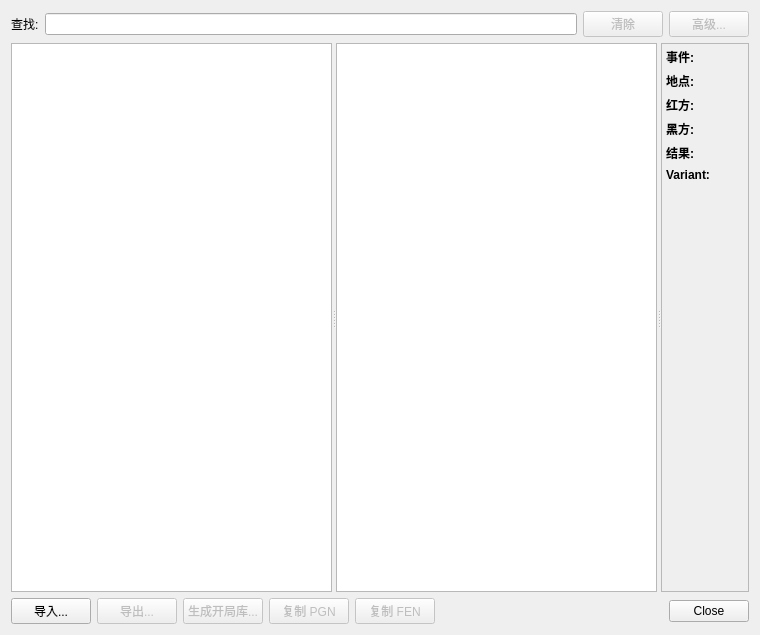
<?xml version="1.0" encoding="UTF-8"?>
<ui version="4.0">
 <class>GameDatabaseDialog</class>
 <widget class="QDialog" name="GameDatabaseDialog">
  <property name="geometry">
   <rect>
    <x>0</x>
    <y>0</y>
    <width>760</width>
    <height>635</height>
   </rect>
  </property>
  <property name="windowTitle">
   <string>游戏对局数据库</string>
  </property>
  <layout class="QGridLayout" name="gridLayout">
   <item row="0" column="0">
    <layout class="QHBoxLayout" name="horizontalLayout_2">
     <item>
      <widget class="QLabel" name="label">
       <property name="text">
        <string>查找:</string>
       </property>
       <property name="buddy">
        <cstring>m_searchEdit</cstring>
       </property>
      </widget>
     </item>
     <item>
      <widget class="QLineEdit" name="m_searchEdit"/>
     </item>
     <item>
      <widget class="QPushButton" name="m_clearBtn">
       <property name="enabled">
        <bool>false</bool>
       </property>
       <property name="text">
        <string>清除</string>
       </property>
      </widget>
     </item>
     <item>
      <widget class="QPushButton" name="m_advancedSearchBtn">
       <property name="enabled">
        <bool>false</bool>
       </property>
       <property name="text">
        <string>高级...</string>
       </property>
      </widget>
     </item>
    </layout>
   </item>
   <item row="2" column="0">
    <layout class="QHBoxLayout" name="horizontalLayout_3">
     <item>
      <widget class="QPushButton" name="m_importBtn">
       <property name="text">
        <string>导入...</string>
       </property>
      </widget>
     </item>
     <item>
      <widget class="QPushButton" name="m_exportBtn">
       <property name="enabled">
        <bool>false</bool>
       </property>
       <property name="toolTip">
        <string>Export filtered games in PGN format</string>
       </property>
       <property name="text">
        <string>导出...</string>
       </property>
      </widget>
     </item>
     <item>
      <widget class="QPushButton" name="m_createOpeningBookBtn">
       <property name="enabled">
        <bool>false</bool>
       </property>
       <property name="text">
        <string>生成开局库...</string>
       </property>
      </widget>
     </item>
     <item>
      <widget class="QPushButton" name="m_copyGameBtn">
       <property name="enabled">
        <bool>false</bool>
       </property>
       <property name="sizePolicy">
        <sizepolicy hsizetype="Minimum" vsizetype="Fixed">
         <horstretch>0</horstretch>
         <verstretch>0</verstretch>
        </sizepolicy>
       </property>
       <property name="text">
        <string>复制 PGN</string>
       </property>
      </widget>
     </item>
     <item>
      <widget class="QPushButton" name="m_copyFenBtn">
       <property name="enabled">
        <bool>false</bool>
       </property>
       <property name="sizePolicy">
        <sizepolicy hsizetype="Minimum" vsizetype="Fixed">
         <horstretch>0</horstretch>
         <verstretch>0</verstretch>
        </sizepolicy>
       </property>
       <property name="text">
        <string>复制 FEN</string>
       </property>
      </widget>
     </item>
     <item>
      <spacer name="horizontalSpacer_3">
       <property name="orientation">
        <enum>Qt::Horizontal</enum>
       </property>
       <property name="sizeType">
        <enum>QSizePolicy::Expanding</enum>
       </property>
       <property name="sizeHint" stdset="0">
        <size>
         <width>40</width>
         <height>20</height>
        </size>
       </property>
      </spacer>
     </item>
     <item>
      <widget class="QDialogButtonBox" name="buttonBox">
       <property name="standardButtons">
        <set>QDialogButtonBox::Close</set>
       </property>
      </widget>
     </item>
    </layout>
   </item>
   <item row="1" column="0">
    <widget class="QSplitter" name="m_splitter">
     <property name="sizePolicy">
      <sizepolicy hsizetype="Expanding" vsizetype="Expanding">
       <horstretch>0</horstretch>
       <verstretch>0</verstretch>
      </sizepolicy>
     </property>
     <property name="orientation">
      <enum>Qt::Horizontal</enum>
     </property>
     <widget class="QTreeView" name="m_databasesListView">
      <property name="minimumSize">
       <size>
        <width>100</width>
        <height>0</height>
       </size>
      </property>
      <property name="horizontalScrollBarPolicy">
       <enum>Qt::ScrollBarAlwaysOff</enum>
      </property>
      <property name="selectionMode">
       <enum>QAbstractItemView::ExtendedSelection</enum>
      </property>
      <property name="rootIsDecorated">
       <bool>false</bool>
      </property>
     </widget>
     <widget class="QTreeView" name="m_gamesListView">
      <property name="minimumSize">
       <size>
        <width>100</width>
        <height>0</height>
       </size>
      </property>
      <property name="rootIsDecorated">
       <bool>false</bool>
      </property>
     </widget>
     <widget class="QWidget" name="verticalLayoutWidget">
      <layout class="QVBoxLayout" name="m_viewerLayout">
       <item>
        <widget class="QScrollArea" name="scrollArea_2">
         <property name="widgetResizable">
          <bool>true</bool>
         </property>
         <widget class="QWidget" name="scrollAreaWidgetContents_2">
          <property name="geometry">
           <rect>
            <x>0</x>
            <y>0</y>
            <width>87</width>
            <height>551</height>
           </rect>
          </property>
          <layout class="QFormLayout" name="formLayout_2">
           <property name="horizontalSpacing">
            <number>6</number>
           </property>
           <property name="leftMargin">
            <number>4</number>
           </property>
           <property name="topMargin">
            <number>4</number>
           </property>
           <property name="rightMargin">
            <number>4</number>
           </property>
           <property name="bottomMargin">
            <number>4</number>
           </property>
           <item row="0" column="0">
            <widget class="QLabel" name="label_7">
             <property name="font">
              <font>
               <weight>75</weight>
               <bold>true</bold>
              </font>
             </property>
             <property name="text">
              <string>事件:</string>
             </property>
            </widget>
           </item>
           <item row="0" column="1">
            <widget class="QLabel" name="m_eventLabel">
             <property name="font">
              <font>
               <underline>true</underline>
              </font>
             </property>
             <property name="cursor">
              <cursorShape>PointingHandCursor</cursorShape>
             </property>
             <property name="text">
              <string/>
             </property>
            </widget>
           </item>
           <item row="1" column="0">
            <widget class="QLabel" name="label_5">
             <property name="font">
              <font>
               <weight>75</weight>
               <bold>true</bold>
              </font>
             </property>
             <property name="text">
              <string>地点:</string>
             </property>
            </widget>
           </item>
           <item row="1" column="1">
            <widget class="QLabel" name="m_siteLabel">
             <property name="font">
              <font>
               <underline>true</underline>
              </font>
             </property>
             <property name="cursor">
              <cursorShape>PointingHandCursor</cursorShape>
             </property>
             <property name="text">
              <string/>
             </property>
            </widget>
           </item>
           <item row="2" column="0">
            <widget class="QLabel" name="label_2">
             <property name="font">
              <font>
               <weight>75</weight>
               <bold>true</bold>
              </font>
             </property>
             <property name="text">
              <string>红方:</string>
             </property>
            </widget>
           </item>
           <item row="2" column="1">
            <widget class="QLabel" name="m_whiteLabel">
             <property name="font">
              <font>
               <underline>true</underline>
              </font>
             </property>
             <property name="cursor">
              <cursorShape>PointingHandCursor</cursorShape>
             </property>
             <property name="text">
              <string/>
             </property>
            </widget>
           </item>
           <item row="3" column="0">
            <widget class="QLabel" name="label_3">
             <property name="font">
              <font>
               <weight>75</weight>
               <bold>true</bold>
              </font>
             </property>
             <property name="text">
              <string>黑方:</string>
             </property>
            </widget>
           </item>
           <item row="3" column="1">
            <widget class="QLabel" name="m_blackLabel">
             <property name="font">
              <font>
               <underline>true</underline>
              </font>
             </property>
             <property name="cursor">
              <cursorShape>PointingHandCursor</cursorShape>
             </property>
             <property name="text">
              <string/>
             </property>
            </widget>
           </item>
           <item row="4" column="0">
            <widget class="QLabel" name="label_9">
             <property name="font">
              <font>
               <weight>75</weight>
               <bold>true</bold>
              </font>
             </property>
             <property name="text">
              <string>结果:</string>
             </property>
            </widget>
           </item>
           <item row="4" column="1">
            <widget class="QLabel" name="m_resultLabel">
             <property name="font">
              <font>
               <underline>true</underline>
              </font>
             </property>
             <property name="cursor">
              <cursorShape>PointingHandCursor</cursorShape>
             </property>
             <property name="text">
              <string/>
             </property>
            </widget>
           </item>
           <item row="5" column="0">
            <widget class="QLabel" name="label_variant">
             <property name="font">
              <font>
               <weight>75</weight>
               <bold>true</bold>
               <kerning>true</kerning>
              </font>
             </property>
             <property name="visible">
              <bool>false</bool>
             </property>
             <property name="text">
              <string>Variant:</string>
             </property>
            </widget>
           </item>
           <item row="5" column="1">
            <widget class="QLabel" name="m_variantLabel">
             <property name="text">
              <string/>
             </property>
            </widget>
           </item>
          </layout>
         </widget>
        </widget>
       </item>
      </layout>
     </widget>
    </widget>
   </item>
  </layout>
 </widget>
 <resources/>
 <connections>
  <connection>
   <sender>buttonBox</sender>
   <signal>accepted()</signal>
   <receiver>GameDatabaseDialog</receiver>
   <slot>accept()</slot>
   <hints>
    <hint type="sourcelabel">
     <x>507</x>
     <y>402</y>
    </hint>
    <hint type="destinationlabel">
     <x>556</x>
     <y>359</y>
    </hint>
   </hints>
  </connection>
  <connection>
   <sender>buttonBox</sender>
   <signal>rejected()</signal>
   <receiver>GameDatabaseDialog</receiver>
   <slot>reject()</slot>
   <hints>
    <hint type="sourcelabel">
     <x>410</x>
     <y>395</y>
    </hint>
    <hint type="destinationlabel">
     <x>550</x>
     <y>417</y>
    </hint>
   </hints>
  </connection>
  <connection>
   <sender>m_clearBtn</sender>
   <signal>clicked()</signal>
   <receiver>m_searchEdit</receiver>
   <slot>clear()</slot>
   <hints>
    <hint type="sourcelabel">
     <x>481</x>
     <y>27</y>
    </hint>
    <hint type="destinationlabel">
     <x>434</x>
     <y>24</y>
    </hint>
   </hints>
  </connection>
  <connection>
   <sender>m_clearBtn</sender>
   <signal>clicked(bool)</signal>
   <receiver>m_searchEdit</receiver>
   <slot>setDisabled(bool)</slot>
   <hints>
    <hint type="sourcelabel">
     <x>606</x>
     <y>23</y>
    </hint>
    <hint type="destinationlabel">
     <x>311</x>
     <y>23</y>
    </hint>
   </hints>
  </connection>
 </connections>
</ui>
